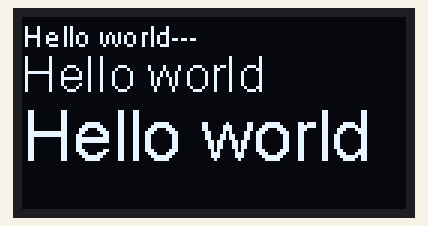
The sketch below on a simulated ESP8266 (NodeMCU). Parts: 128×64 one-colour display.

Above: at 0.1 s.

The sketch:

oled.ino
```cpp
/* Hello World OLED Test */

#include "SSD1306.h" // alias for `#include "SSD1306Wire.h"`
SSD1306  display(0x3c, D1, D2); // Initialise the OLED display using Wire library
void setup()
{
  Serial.begin(115200);
  display.init(); // Initialising the UI will init the display too.
  display.flipScreenVertically();

  display.clear();
  drawHelloWorld();
  display.display();
}
void loop()
{

}
void drawHelloWorld()
{
    display.setTextAlignment(TEXT_ALIGN_LEFT);
    display.setFont(ArialMT_Plain_10);
    display.drawString(0, 0, "Hello world---");
    display.setFont(ArialMT_Plain_16);
    display.drawString(0, 10, "Hello world");
    display.setFont(ArialMT_Plain_24);
    display.drawString(0, 26, "Hello world");
}
```
